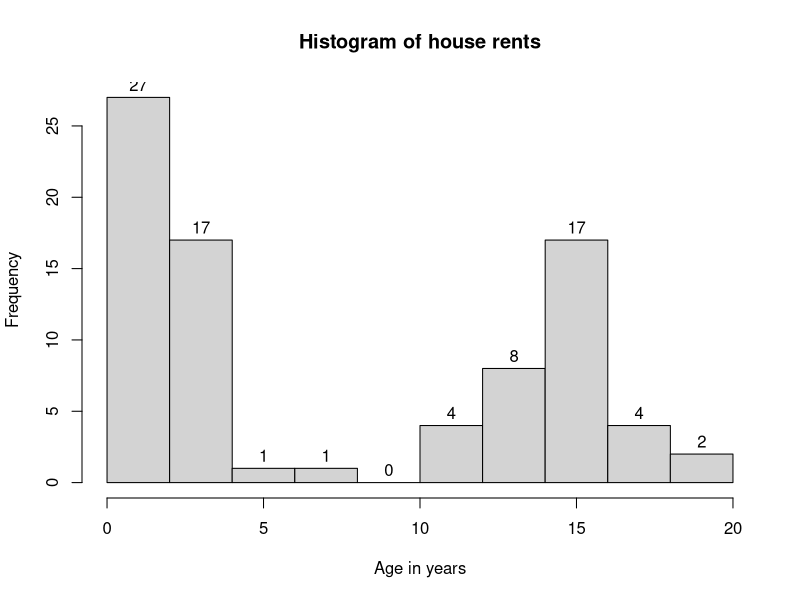

Reproduce this figure in R. (Note: this script raises an error after producing the figure.)

setwd("E:/aa-term-1-19-20/Semester1")


# Problem 1







# Problem 2

eq = read.csv('datasets/equity.csv')
head(eq)
names(eq)

mean(eq$mktcap)
mean(eq$debt)
sd(eq$mktcap)
sd(eq$debt)


##########################


# Problem 3

hr = read.csv('datasets/house-rents.csv')
names(hr)

hist(hr$age, 
     main='Histogram of house rents',
     xlab='Age in years',
     ylab='Frequency',
     labels=T)




#####################

# Problem 4

# how to read a tab-separated file

cpi = read.table('datasets/1.2.txt',
                 header=T,
                 sep='\t')
View(cpi)

##########################

# working with missing data (NA)

rm(list=ls())

sleep = read.csv('datasets/sleep.csv')
View(sleep)

is.na(sleep)

vec = c(T, F, F, T, T, T)
sum(vec)

sum(is.na(sleep))

#################

# remove all rows with missing values
nrow(sleep)  # 62

sleep2 = na.omit(sleep)
nrow(sleep2)

##########################

# the apply family of functions

# apply
# tapply
# lapply
# sapply
# mapply

View(sleep2)

apply(sleep2, 2, mean)
apply(sleep2, 2, sd)
apply(sleep2, 2, max)

###############################

# tapply

gss = read.csv('datasets/gss-small.csv')
dim(gss)

gss2 = na.omit(gss)
dim(gss2)

# what are the mean years of educ for 
# people with/without anomia

tapply(gss2$educ, gss2$anomia5, mean)

# what are the mean years of educ for
# people who find life dull/routine/exciting

xyz = tapply(gss2$educ, gss2$life, mean)


#########################

# the na.rm option

mean(sleep$NonD)
mean(sleep$NonD, na.rm=T)
sd(sleep$NonD, na.rm=T)

#########################

# the attach command
# DO NOT USE!!!

mean(NonD, na.rm=T)

attach(sleep)
mean(NonD, na.rm=T)
detach(sleep)
ls()


#########################

str(gss2)

# see the levels of a factor
levels(gss2$life)

auto = read.csv('datasets/auto.csv')
names(auto)

#####################

# data conversions
num = "89"
class(num)
# "character"
num = as.numeric(num)
class(num)
#  "numeric"
num.char = as.character(num)
class(num.char)
# "character"

df = data.frame(age=c(34,24,29,21),
                job=c(1,2,2,1))
df
str(df)
df$job = as.factor(df$job)
str(df)

df$job = as.character(df$job)
str(df)

df
tapply(df$age, df$job, mean)

df$job = as.numeric(df$job)
str(df)
tapply(df$age, df$job, mean)


####################

x <- 7  # DO NOT USE!!!
x = 7

67 -> x
x

###################

# tabulating data

gss = read.csv('datasets/gss-small.csv')
names(gss)

attach(gss)

# how many males/females?
table(sex)
table(life)
table(anomia5)

table(sex, life)
table(sex, anomia5)

ftable(anomia5, sex, life)


